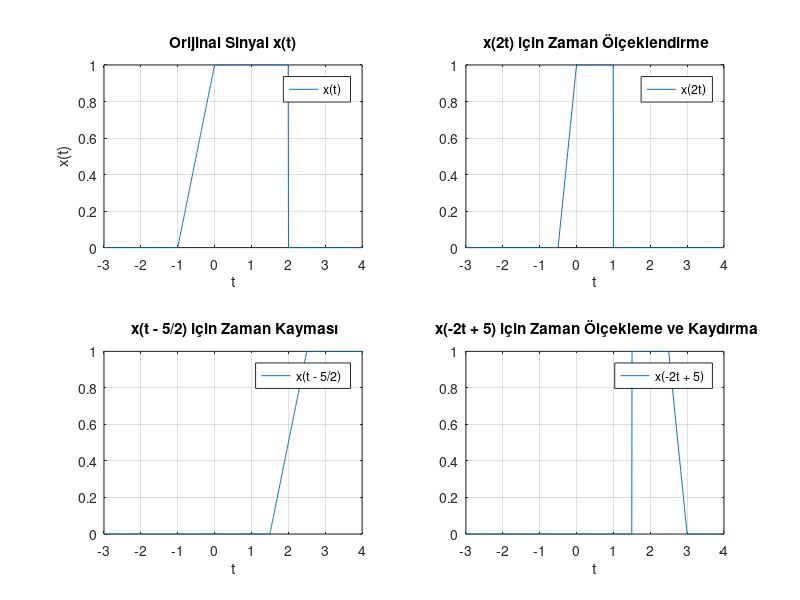

Recreate this plot in MATLAB. (Note: this script raises an error after producing the figure.)
% Mehmet ALTINTAŞ 1901022065
% ELM 264 PROJE 1- PROBLEM 2

%  Bir fonksiyon tanıtıcısı kullanarak sinyal fonksiyonunu tanımlama
x = @(t) (t > -1 & t < 0) .* (t + 1) + ...
                   (t >= 0 & t < 2) .* 1 + ...
                   (t == 2) .* 1;

% Zaman vektörü
t = linspace(-3, 4, 1000);

% orijinal sinyal
x_original = x(t);

% Grafik penceresi 
figure;

% orijinal sinyal
subplot(2, 2, 1);
plot(t, x_original, 'DisplayName', 'x(t) ');
xlabel('t');
ylabel('x(t)');
title('Orijinal Sinyal x(t)');
grid on;
legend show;

% x(2t) için çizim
subplot(2, 2, 2);
plot(t, x(2 * t), 'DisplayName', 'x(2t)');
xlabel('t');
title(' x(2t) için Zaman Ölçeklendirme');
grid on;
legend show;

% x(t - 5/2) çizim
subplot(2, 2, 3);
plot(t, x(t - 5/2), 'DisplayName', 'x(t - 5/2) ');
xlabel('t');
title(' x(t - 5/2) için Zaman Kayması');
grid on;
legend show;

%  x(-2t + 5) çizim
subplot(2, 2, 4);
plot(t, x(-2 * t + 5), 'DisplayName', 'x(-2t + 5) ');
xlabel('t');
title(' x(-2t + 5) için Zaman Ölçekleme ve Kaydırma');
grid on;
legend show;


sgtitle('Sinyal Dönüşümleri ');


set(gcf, 'Position', [100, 100, 800, 600]); 
